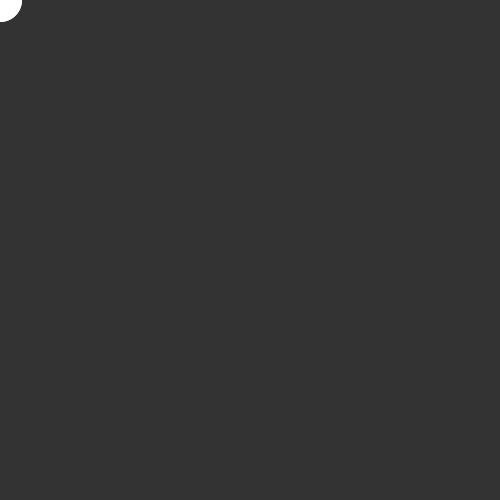
Frame 1 (no input)
Frame 60 (the mouse pressed at the canvas centre just before this capture): identical to frame 1, image omitted
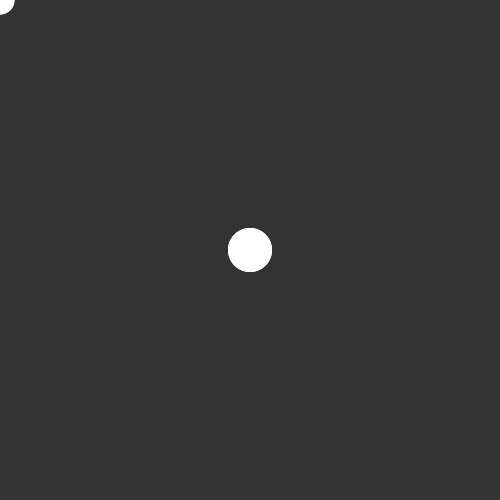
Frame 120 (the mouse held since frame 60 and released just before this capture)

The Processing sketch that drew these frames (run headless with seeded random() and noise(); from frame 60 on, the mouse is pressed at the canvas centre):

// Processing sketch: code_10_04
// ── code_10_04.pde
int num = 180;
float mx[] = new float[num];
float my[] = new float[num];

void setup() {
  size(500, 500);
  noStroke();
  fill(255, 153); 
}

void draw() {
  background(51); 
  int which = frameCount % num;
  mx[which] = mouseX;
  my[which] = mouseY;
  
  for (int i = 0; i < num; i++) {
    int index = (which+1 + i) % num;
    ellipse(mx[index], my[index], i/4, i/4);
  }
}
